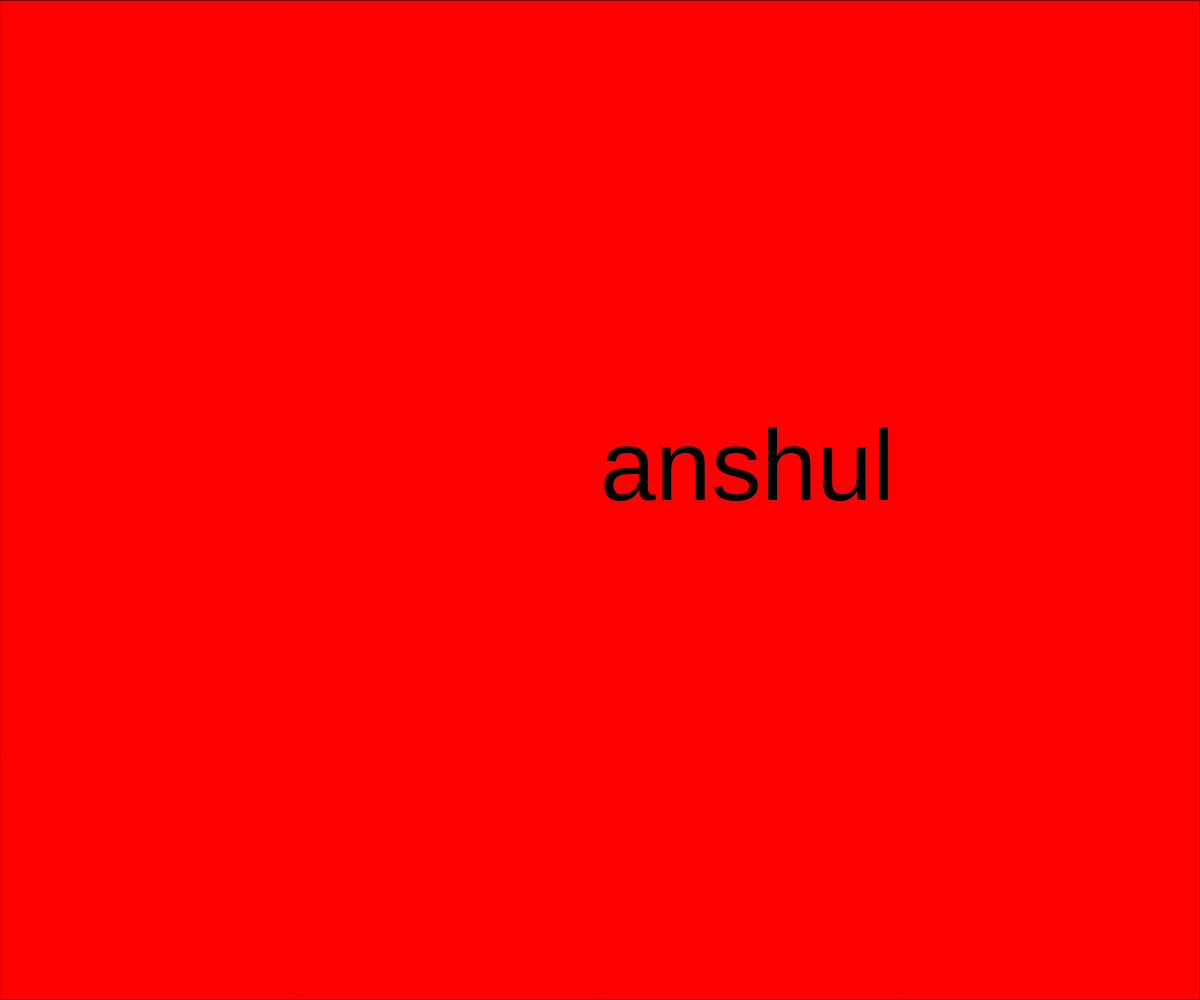
Frame 1 (no input)
Frame 60 (no input): identical to frame 1, image omitted
Frame 120 (the mouse pressed at the canvas centre since frame 60): identical to frame 1, image omitted

The p5.js sketch that drew this single still picture (run headless with seeded random() and noise() and a simulated clock; from frame 60 on, the mouse is pressed at the canvas centre):

// p5.js sketch
// ── sketch.js

let gameState = "Intro";
let xDirectionmovement=0;
let xSpeed = 5;
//let cowXdirectionmovement = 0;
//let xcowSpeed = 10; 


function setup() {
  createCanvas(windowWidth, windowHeight);
}

function draw() {
  if(gameState === "Intro"){
    introLevel();
  } else if (gameState === "level 1") {
    levelOne();

  } else if (gameState ==="level 2"){
    levelTwo();
  }

}

function introLevel(){
  fill("RED");
  rect(0,0,windowWidth,windowHeight);
  fill("BLACK")
  textSize(100)
  text("anshul",width/2,height/2)
}

function levelOne(){
  let cowXdirectionmovement = 0;
  let xcowSpeed =5;

  fill("YELLOW")
  rect(0,0,windowWidth,windowHeight);
  fill("BLUE");
  textSize(50)
  text("anshul and anshul", width/2,height/2);

   //my ground plane 
  fill("black")
  rect(0,height/2,width,height/2)

 
  playerMovement();
  //my char 
  fill("ORANGE")
  rect(xDirectionmovement,windowHeight/2-50,50,50)

  //cowauto speed
 



  //cow sprite
  cowXdirectionmovement = cowXdirectionmovement+xcowSpeed;
  if(cowXdirectionmovement>width){

    cowXdirectionmovement = width-100;
    xcowSpeed=0


  }

  fill("PURPLE");
  rect(cowXdirectionmovement,windowHeight/2-25,100,25)

 
  

}

function levelTwo(){
  fill("WHITE")
  rect(0,0,windowWidth,windowHeight);
  fill("BLUE");
  textSize(50)
  text("anshul and anshul", width/2,height/2);

   //my ground plane 
  fill("black")
  rect(0,height/2,width,height/2)

 
  playerMovement();


  //my char 
  fill("ORANGE")
  rect(xDirectionmovement,windowHeight/2-50,50,50)



}

function keyPressed(){
  if(gameState === "Intro"){
    gameState = "level 1";
    
  }else if(keyCode==72){
    gameState = "level 2"
    cowXdirectionmovement=0;
  }
}

function playerMovement(){

   if(keyIsDown(RIGHT_ARROW)){
    xDirectionmovement= xDirectionmovement+xSpeed
  } else if (keyIsDown(LEFT_ARROW)){
    xDirectionmovement=xDirectionmovement-xSpeed
  }

  if (xDirectionmovement>windowWidth){
    gameState = "level 2";
    xDirectionmovement = 0;
    
  }

}

function cowMovement(){



}
